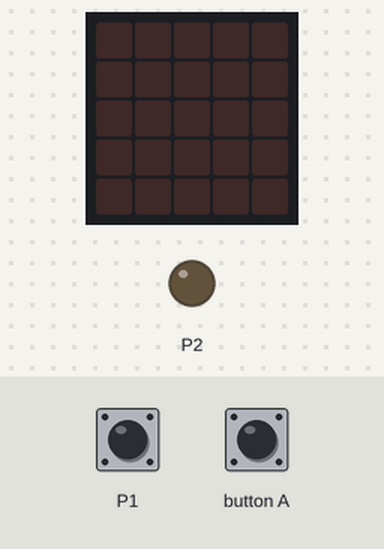
Bench run of a program on a simulated BBC micro:bit running MicroPython. Shown: the board's 5×5 LED display, output pins drawn as LEDs (lit = HIGH). Inputs (shaded band) come from the test bench; at power-on: P1 LOW.

Above: at 1.2 s.
1.3 s: P1 pulled HIGH for 0.15 s
At 1.44 s:
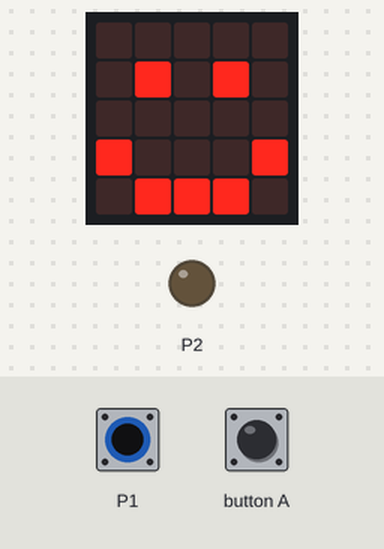
3.0 s: button A pressed for 0.15 s
At 4.1 s:
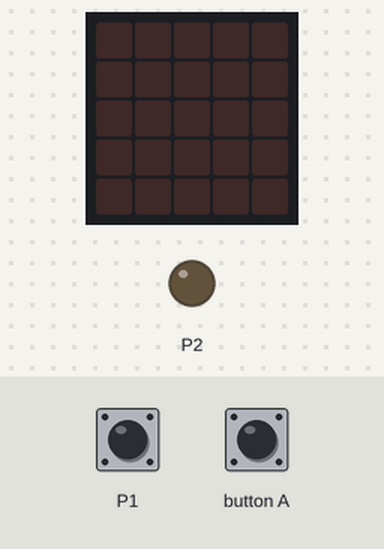
4.6 s: button A pressed for 3.2 s
At 5.6 s:
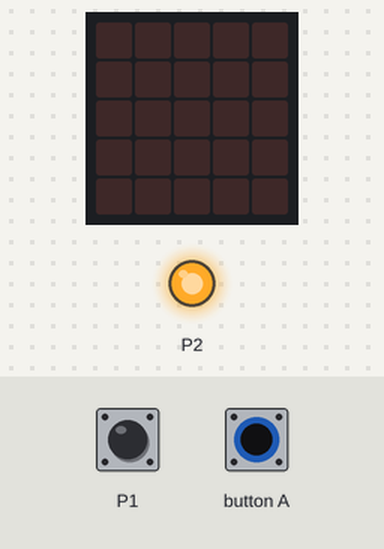
9.3 s: P1 pulled HIGH for 3.2 s
At 10.7 s:
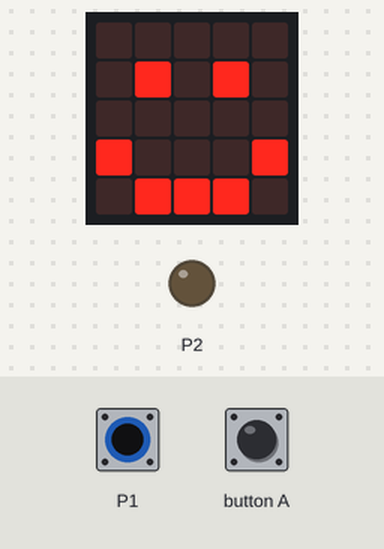
14.0 s: P1 driven HIGH and button A driven LOW
At 14.9 s:
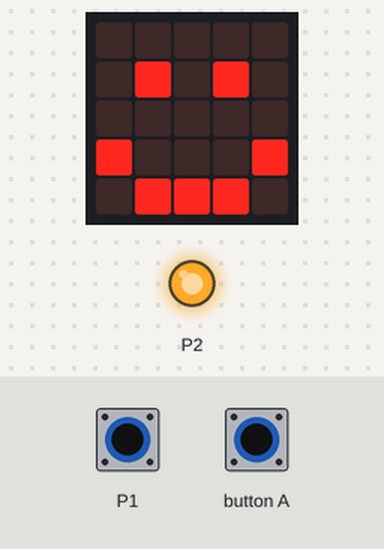
Timing chart, 0 to 16.5 s (numbered marks = the images above; inputs shaded):
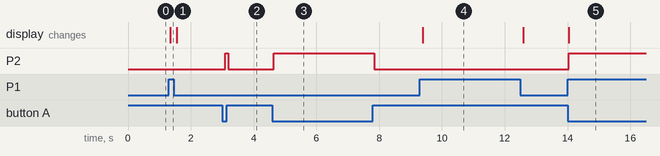

The program:

komunikace.py
```python
from microbit import *

while True:
    if pin1.read_digital():
        display.show(Image.HAPPY)
    else:
        display.clear()
    if button_a.is_pressed():
        pin2.write_digital(1)
    else:
        pin2.write_digital(0)
    sleep(100)
```

Measured:
- after the input at 1.3 s, the display: changes at once (image 1)
- after the input at 3.0 s, P2: LOW → HIGH after 0.09 s, → LOW 0.10 s later
- after the input at 4.6 s, P2: LOW → HIGH at once, → LOW 3.2 s later
- after the input at 9.3 s, the display: changes after 0.08 s (image 4)
- after the input at 14.0 s, P2: LOW → HIGH at once; the display: changes at once (image 5)
